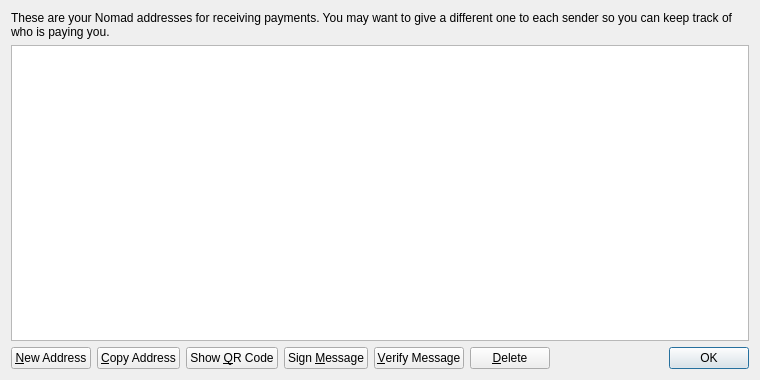
<?xml version="1.0" encoding="UTF-8"?>
<ui version="4.0">
 <class>AddressBookPage</class>
 <widget class="QWidget" name="AddressBookPage">
  <property name="geometry">
   <rect>
    <x>0</x>
    <y>0</y>
    <width>760</width>
    <height>380</height>
   </rect>
  </property>
  <property name="windowTitle">
   <string>Address Book</string>
  </property>
  <layout class="QVBoxLayout" name="verticalLayout">
   <item>
    <widget class="QLabel" name="labelExplanation">
     <property name="text">
      <string>These are your Nomad addresses for receiving payments. You may want to give a different one to each sender so you can keep track of who is paying you.</string>
     </property>
     <property name="textFormat">
      <enum>Qt::PlainText</enum>
     </property>
     <property name="wordWrap">
      <bool>true</bool>
     </property>
    </widget>
   </item>
   <item>
    <widget class="QTableView" name="tableView">
     <property name="contextMenuPolicy">
      <enum>Qt::CustomContextMenu</enum>
     </property>
     <property name="toolTip">
      <string>Double-click to edit address or label</string>
     </property>
     <property name="tabKeyNavigation">
      <bool>false</bool>
     </property>
     <property name="selectionMode">
      <enum>QAbstractItemView::SingleSelection</enum>
     </property>
     <property name="selectionBehavior">
      <enum>QAbstractItemView::SelectRows</enum>
     </property>
     <property name="sortingEnabled">
      <bool>true</bool>
     </property>
     <attribute name="verticalHeaderVisible">
      <bool>false</bool>
     </attribute>
    </widget>
   </item>
   <item>
    <layout class="QHBoxLayout" name="horizontalLayout">
     <item>
      <widget class="QPushButton" name="newAddressButton">
       <property name="toolTip">
        <string>Create a new address</string>
       </property>
       <property name="text">
        <string>&amp;New Address</string>
       </property>
      </widget>
     </item>
     <item>
      <widget class="QPushButton" name="copyToClipboard">
       <property name="toolTip">
        <string>Copy the currently selected address to the system clipboard</string>
       </property>
       <property name="text">
        <string>&amp;Copy Address</string>
       </property>
      </widget>
     </item>
     <item>
      <widget class="QPushButton" name="showQRCode">
       <property name="text">
        <string>Show &amp;QR Code</string>
       </property>
      </widget>
     </item>
     <item>
      <widget class="QPushButton" name="signMessage">
       <property name="toolTip">
        <string>Sign a message to prove you own a Nomad address</string>
       </property>
       <property name="text">
        <string>Sign &amp;Message</string>
       </property>
      </widget>
     </item>
     <item>
      <widget class="QPushButton" name="verifyMessage">
       <property name="toolTip">
        <string>Verify a message to ensure it was signed with a specified Nomad address</string>
       </property>
       <property name="text">
        <string>&amp;Verify Message</string>
       </property>
      </widget>
     </item>
     <item>
      <widget class="QPushButton" name="deleteButton">
       <property name="toolTip">
        <string>Delete the currently selected address from the list</string>
       </property>
       <property name="text">
        <string>&amp;Delete</string>
       </property>
      </widget>
     </item>
     <item>
      <spacer name="horizontalSpacer">
       <property name="orientation">
        <enum>Qt::Horizontal</enum>
       </property>
       <property name="sizeHint" stdset="0">
        <size>
         <width>40</width>
         <height>20</height>
        </size>
       </property>
      </spacer>
     </item>
     <item>
      <widget class="QDialogButtonBox" name="buttonBox">
       <property name="sizePolicy">
        <sizepolicy hsizetype="Maximum" vsizetype="Fixed">
         <horstretch>0</horstretch>
         <verstretch>0</verstretch>
        </sizepolicy>
       </property>
       <property name="standardButtons">
        <set>QDialogButtonBox::Ok</set>
       </property>
      </widget>
     </item>
    </layout>
   </item>
  </layout>
 </widget>
 <resources>
  <include location="../nomad.qrc"/>
 </resources>
 <connections/>
</ui>
